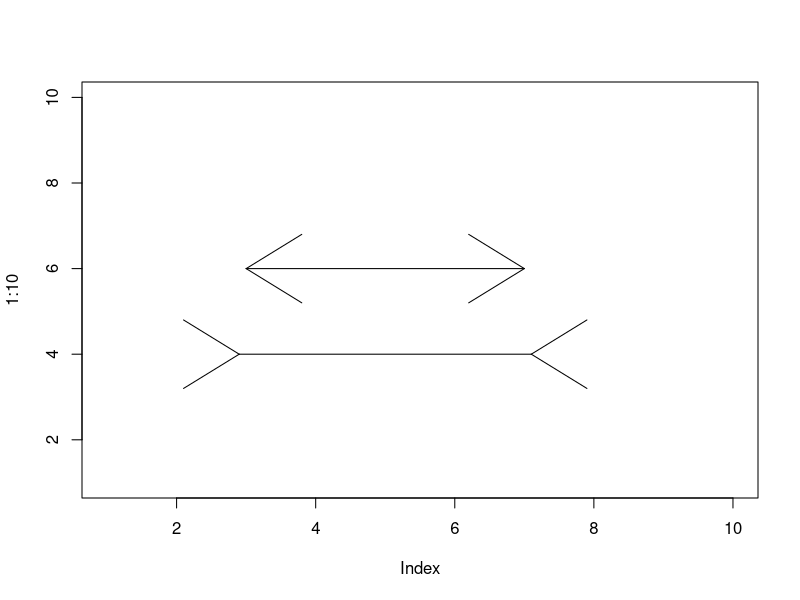

Source code (R):
png("mullerlyer.png", width = 500, height = 500)
plot(1:10,type="n")
segments(7,6,3,6)
segments(3,6,3.8,6.8)
segments(3,6,3.8,5.2)
segments(7,6,6.2,6.8)
segments(7,6,6.2,5.2)
segments(7.1,4,2.9,4)
segments(7.1,4,7.9,4.8)
segments(7.1,4,7.9,3.2)
segments(2.9,4,2.1,4.8)
segments(2.9,4,2.1,3.2)
dev.off()
